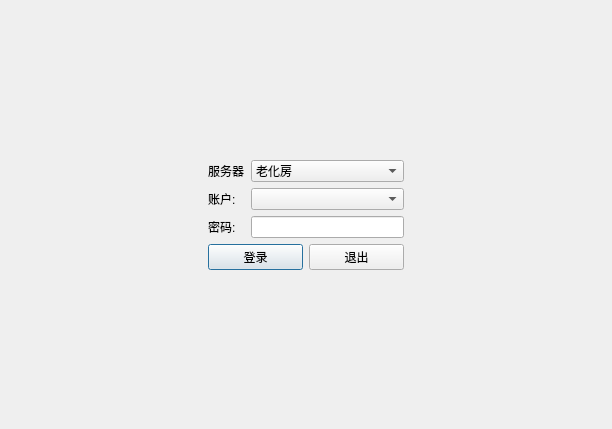
<?xml version="1.0" encoding="UTF-8"?>
<ui version="4.0">
 <class>user_login_dlg</class>
 <widget class="QDialog" name="user_login_dlg">
  <property name="geometry">
   <rect>
    <x>0</x>
    <y>0</y>
    <width>612</width>
    <height>429</height>
   </rect>
  </property>
  <property name="windowTitle">
   <string>Dialog</string>
  </property>
  <layout class="QGridLayout" name="gridLayout_2">
   <item row="0" column="1">
    <spacer name="verticalSpacer">
     <property name="orientation">
      <enum>Qt::Vertical</enum>
     </property>
     <property name="sizeHint" stdset="0">
      <size>
       <width>20</width>
       <height>145</height>
      </size>
     </property>
    </spacer>
   </item>
   <item row="1" column="0">
    <spacer name="horizontalSpacer">
     <property name="orientation">
      <enum>Qt::Horizontal</enum>
     </property>
     <property name="sizeHint" stdset="0">
      <size>
       <width>178</width>
       <height>20</height>
      </size>
     </property>
    </spacer>
   </item>
   <item row="1" column="1">
    <layout class="QGridLayout" name="gridLayout">
     <item row="2" column="1">
      <widget class="QLineEdit" name="password_edt"/>
     </item>
     <item row="2" column="0">
      <widget class="QLabel" name="password">
       <property name="text">
        <string>密码:</string>
       </property>
      </widget>
     </item>
     <item row="1" column="1">
      <widget class="QComboBox" name="account_cb"/>
     </item>
     <item row="1" column="0">
      <widget class="QLabel" name="account">
       <property name="text">
        <string>账户:</string>
       </property>
      </widget>
     </item>
     <item row="0" column="0">
      <widget class="QLabel" name="label">
       <property name="text">
        <string>服务器</string>
       </property>
      </widget>
     </item>
     <item row="0" column="1">
      <widget class="QComboBox" name="comboBox">
       <item>
        <property name="text">
         <string>老化房</string>
        </property>
       </item>
       <item>
        <property name="text">
         <string>测试</string>
        </property>
       </item>
       <item>
        <property name="text">
         <string>本机</string>
        </property>
       </item>
      </widget>
     </item>
    </layout>
   </item>
   <item row="1" column="2">
    <spacer name="horizontalSpacer_2">
     <property name="orientation">
      <enum>Qt::Horizontal</enum>
     </property>
     <property name="sizeHint" stdset="0">
      <size>
       <width>178</width>
       <height>20</height>
      </size>
     </property>
    </spacer>
   </item>
   <item row="2" column="0">
    <spacer name="horizontalSpacer_3">
     <property name="orientation">
      <enum>Qt::Horizontal</enum>
     </property>
     <property name="sizeHint" stdset="0">
      <size>
       <width>178</width>
       <height>20</height>
      </size>
     </property>
    </spacer>
   </item>
   <item row="2" column="1">
    <layout class="QHBoxLayout" name="horizontalLayout">
     <item>
      <widget class="QPushButton" name="login_pb">
       <property name="text">
        <string>登录</string>
       </property>
      </widget>
     </item>
     <item>
      <widget class="QPushButton" name="exit_pb">
       <property name="text">
        <string>退出</string>
       </property>
      </widget>
     </item>
    </layout>
   </item>
   <item row="2" column="2">
    <spacer name="horizontalSpacer_4">
     <property name="orientation">
      <enum>Qt::Horizontal</enum>
     </property>
     <property name="sizeHint" stdset="0">
      <size>
       <width>178</width>
       <height>20</height>
      </size>
     </property>
    </spacer>
   </item>
   <item row="3" column="1">
    <spacer name="verticalSpacer_2">
     <property name="orientation">
      <enum>Qt::Vertical</enum>
     </property>
     <property name="sizeHint" stdset="0">
      <size>
       <width>20</width>
       <height>145</height>
      </size>
     </property>
    </spacer>
   </item>
  </layout>
 </widget>
 <resources/>
 <connections/>
</ui>
